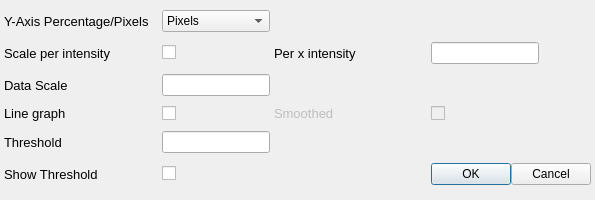
<?xml version="1.0" encoding="UTF-8"?>
<ui version="4.0">
 <class>histogramSettingsDialog</class>
 <widget class="QDialog" name="histogramSettingsDialog">
  <property name="geometry">
   <rect>
    <x>0</x>
    <y>0</y>
    <width>595</width>
    <height>200</height>
   </rect>
  </property>
  <property name="windowTitle">
   <string>CV | Histogram Settings</string>
  </property>
  <layout class="QGridLayout" name="gridLayout">
   <property name="leftMargin">
    <number>4</number>
   </property>
   <property name="topMargin">
    <number>4</number>
   </property>
   <property name="rightMargin">
    <number>4</number>
   </property>
   <property name="bottomMargin">
    <number>4</number>
   </property>
   <property name="spacing">
    <number>4</number>
   </property>
   <item row="0" column="0">
    <widget class="QLabel" name="label">
     <property name="font">
      <font>
       <pointsize>10</pointsize>
      </font>
     </property>
     <property name="text">
      <string>Y-Axis Percentage/Pixels</string>
     </property>
    </widget>
   </item>
   <item row="0" column="1">
    <widget class="QComboBox" name="optionPercentage">
     <item>
      <property name="text">
       <string>Pixels</string>
      </property>
     </item>
     <item>
      <property name="text">
       <string>Percentage</string>
      </property>
     </item>
    </widget>
   </item>
   <item row="1" column="0">
    <widget class="QLabel" name="label_2">
     <property name="font">
      <font>
       <pointsize>10</pointsize>
      </font>
     </property>
     <property name="text">
      <string>Scale per intensity</string>
     </property>
    </widget>
   </item>
   <item row="1" column="1">
    <widget class="QCheckBox" name="optionScalePI">
     <property name="text">
      <string/>
     </property>
    </widget>
   </item>
   <item row="1" column="2">
    <widget class="QLabel" name="label_3">
     <property name="font">
      <font>
       <pointsize>10</pointsize>
      </font>
     </property>
     <property name="text">
      <string>Per x intensity</string>
     </property>
    </widget>
   </item>
   <item row="1" column="3">
    <widget class="QLineEdit" name="optionScalePXI">
     <property name="sizePolicy">
      <sizepolicy hsizetype="Fixed" vsizetype="Fixed">
       <horstretch>0</horstretch>
       <verstretch>0</verstretch>
      </sizepolicy>
     </property>
    </widget>
   </item>
   <item row="2" column="0">
    <widget class="QLabel" name="label_4">
     <property name="font">
      <font>
       <pointsize>10</pointsize>
      </font>
     </property>
     <property name="text">
      <string>Data Scale</string>
     </property>
    </widget>
   </item>
   <item row="2" column="1">
    <widget class="QLineEdit" name="optionDataScale">
     <property name="sizePolicy">
      <sizepolicy hsizetype="Fixed" vsizetype="Fixed">
       <horstretch>0</horstretch>
       <verstretch>0</verstretch>
      </sizepolicy>
     </property>
    </widget>
   </item>
   <item row="3" column="0">
    <widget class="QLabel" name="label_5">
     <property name="font">
      <font>
       <pointsize>10</pointsize>
      </font>
     </property>
     <property name="text">
      <string>Line graph</string>
     </property>
    </widget>
   </item>
   <item row="3" column="1">
    <widget class="QCheckBox" name="optionLineGraph">
     <property name="text">
      <string/>
     </property>
    </widget>
   </item>
   <item row="3" column="2">
    <widget class="QLabel" name="label_6">
     <property name="enabled">
      <bool>false</bool>
     </property>
     <property name="font">
      <font>
       <pointsize>10</pointsize>
      </font>
     </property>
     <property name="text">
      <string>Smoothed</string>
     </property>
    </widget>
   </item>
   <item row="3" column="3">
    <widget class="QCheckBox" name="optionSmoothedLine">
     <property name="enabled">
      <bool>false</bool>
     </property>
     <property name="text">
      <string/>
     </property>
    </widget>
   </item>
   <item row="4" column="0">
    <widget class="QLabel" name="label_7">
     <property name="font">
      <font>
       <pointsize>10</pointsize>
      </font>
     </property>
     <property name="text">
      <string>Threshold</string>
     </property>
    </widget>
   </item>
   <item row="4" column="1">
    <widget class="QLineEdit" name="optionThreshold">
     <property name="sizePolicy">
      <sizepolicy hsizetype="Fixed" vsizetype="Fixed">
       <horstretch>0</horstretch>
       <verstretch>0</verstretch>
      </sizepolicy>
     </property>
    </widget>
   </item>
   <item row="5" column="0">
    <widget class="QLabel" name="label_8">
     <property name="font">
      <font>
       <pointsize>10</pointsize>
      </font>
     </property>
     <property name="text">
      <string>Show Threshold</string>
     </property>
    </widget>
   </item>
   <item row="5" column="1">
    <widget class="QCheckBox" name="optionShowThreshold">
     <property name="text">
      <string/>
     </property>
    </widget>
   </item>
   <item row="5" column="3">
    <layout class="QHBoxLayout" name="horizontalLayout">
     <property name="spacing">
      <number>0</number>
     </property>
     <item>
      <widget class="QPushButton" name="okButton">
       <property name="sizePolicy">
        <sizepolicy hsizetype="Preferred" vsizetype="Fixed">
         <horstretch>0</horstretch>
         <verstretch>0</verstretch>
        </sizepolicy>
       </property>
       <property name="text">
        <string>OK</string>
       </property>
      </widget>
     </item>
     <item>
      <widget class="QPushButton" name="cancelButton">
       <property name="sizePolicy">
        <sizepolicy hsizetype="Preferred" vsizetype="Fixed">
         <horstretch>0</horstretch>
         <verstretch>0</verstretch>
        </sizepolicy>
       </property>
       <property name="text">
        <string>Cancel</string>
       </property>
      </widget>
     </item>
    </layout>
   </item>
  </layout>
 </widget>
 <layoutdefault spacing="6" margin="11"/>
 <resources/>
 <connections>
  <connection>
   <sender>okButton</sender>
   <signal>clicked()</signal>
   <receiver>histogramSettingsDialog</receiver>
   <slot>close()</slot>
   <hints>
    <hint type="sourcelabel">
     <x>900</x>
     <y>345</y>
    </hint>
    <hint type="destinationlabel">
     <x>599</x>
     <y>199</y>
    </hint>
   </hints>
  </connection>
 </connections>
</ui>
